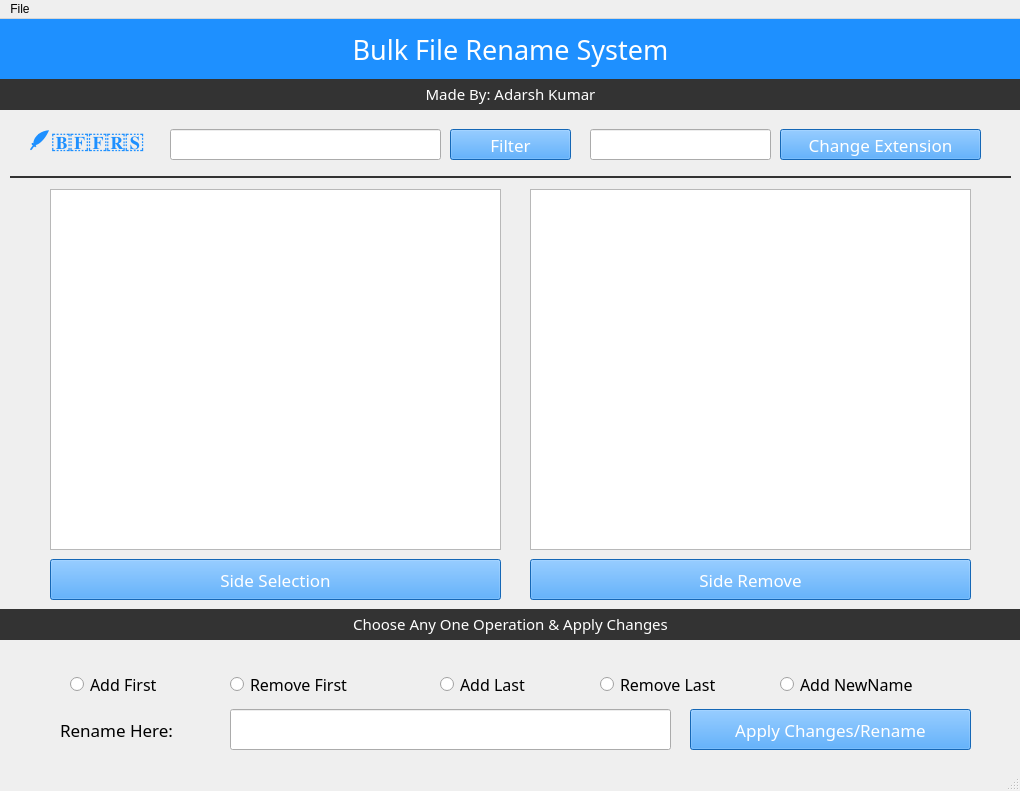
<?xml version="1.0" encoding="UTF-8"?>
<ui version="4.0">
 <class>MainWindow</class>
 <widget class="QMainWindow" name="MainWindow">
  <property name="geometry">
   <rect>
    <x>0</x>
    <y>0</y>
    <width>1020</width>
    <height>791</height>
   </rect>
  </property>
  <property name="minimumSize">
   <size>
    <width>1020</width>
    <height>791</height>
   </size>
  </property>
  <property name="maximumSize">
   <size>
    <width>1020</width>
    <height>791</height>
   </size>
  </property>
  <property name="windowTitle">
   <string>Bulk Rename System</string>
  </property>
  <property name="windowIcon">
   <iconset>
    <normaloff>icon.png</normaloff>icon.png</iconset>
  </property>
  <widget class="QWidget" name="centralwidget">
   <widget class="QLabel" name="appNameLabel">
    <property name="geometry">
     <rect>
      <x>0</x>
      <y>0</y>
      <width>1021</width>
      <height>61</height>
     </rect>
    </property>
    <property name="font">
     <font>
      <family>Berlin Sans FB</family>
      <pointsize>18</pointsize>
     </font>
    </property>
    <property name="styleSheet">
     <string notr="true">background-color: rgb(30, 144, 255);</string>
    </property>
    <property name="text">
     <string>&lt;html&gt;&lt;head/&gt;&lt;body&gt;&lt;p align=&quot;center&quot;&gt;&lt;span style=&quot; font-size:20pt; color:#ffffff;&quot;&gt;Bulk File Rename System&lt;/span&gt;&lt;/p&gt;&lt;/body&gt;&lt;/html&gt;</string>
    </property>
   </widget>
   <widget class="QLabel" name="creditsLabel">
    <property name="geometry">
     <rect>
      <x>0</x>
      <y>60</y>
      <width>1021</width>
      <height>31</height>
     </rect>
    </property>
    <property name="font">
     <font>
      <family>Berlin Sans FB</family>
      <pointsize>11</pointsize>
     </font>
    </property>
    <property name="autoFillBackground">
     <bool>false</bool>
    </property>
    <property name="styleSheet">
     <string notr="true">background-color: rgb(51, 51, 51);</string>
    </property>
    <property name="text">
     <string>&lt;html&gt;&lt;head/&gt;&lt;body&gt;&lt;p align=&quot;center&quot;&gt;&lt;span style=&quot; color:#ffffff;&quot;&gt;Made By: Adarsh Kumar&lt;/span&gt;&lt;/p&gt;&lt;/body&gt;&lt;/html&gt;</string>
    </property>
   </widget>
   <widget class="QLabel" name="iconLabel">
    <property name="geometry">
     <rect>
      <x>20</x>
      <y>100</y>
      <width>131</width>
      <height>51</height>
     </rect>
    </property>
    <property name="font">
     <font>
      <family>Berlin Sans FB</family>
      <pointsize>18</pointsize>
      <weight>75</weight>
      <bold>true</bold>
     </font>
    </property>
    <property name="styleSheet">
     <string notr="true"/>
    </property>
    <property name="text">
     <string>&lt;html&gt;&lt;head/&gt;&lt;body&gt;&lt;p align=&quot;center&quot;&gt;&lt;span style=&quot; color:#1e90ff;&quot;&gt;🪶🇧🇫🇫🇷🇸&lt;/span&gt;&lt;/p&gt;&lt;/body&gt;&lt;/html&gt;</string>
    </property>
   </widget>
   <widget class="QLineEdit" name="searchEntry">
    <property name="geometry">
     <rect>
      <x>170</x>
      <y>110</y>
      <width>271</width>
      <height>31</height>
     </rect>
    </property>
    <property name="font">
     <font>
      <family>Liberation Sans</family>
      <pointsize>12</pointsize>
      <weight>50</weight>
      <bold>false</bold>
     </font>
    </property>
    <property name="text">
     <string/>
    </property>
   </widget>
   <widget class="QPushButton" name="filterButton">
    <property name="geometry">
     <rect>
      <x>450</x>
      <y>110</y>
      <width>121</width>
      <height>31</height>
     </rect>
    </property>
    <property name="font">
     <font>
      <family>Berlin Sans FB</family>
      <pointsize>13</pointsize>
      <weight>50</weight>
      <bold>false</bold>
     </font>
    </property>
    <property name="styleSheet">
     <string notr="true">background-color: rgb(30, 144, 255);
color: rgb(255, 255, 255);</string>
    </property>
    <property name="text">
     <string>Filter</string>
    </property>
   </widget>
   <widget class="QLineEdit" name="extensionEntry">
    <property name="geometry">
     <rect>
      <x>590</x>
      <y>110</y>
      <width>181</width>
      <height>31</height>
     </rect>
    </property>
    <property name="font">
     <font>
      <family>Liberation Sans</family>
      <pointsize>12</pointsize>
      <weight>50</weight>
      <bold>false</bold>
     </font>
    </property>
    <property name="text">
     <string/>
    </property>
   </widget>
   <widget class="QPushButton" name="extensionButton">
    <property name="geometry">
     <rect>
      <x>780</x>
      <y>110</y>
      <width>201</width>
      <height>31</height>
     </rect>
    </property>
    <property name="font">
     <font>
      <family>Berlin Sans FB</family>
      <pointsize>13</pointsize>
      <weight>50</weight>
      <bold>false</bold>
     </font>
    </property>
    <property name="styleSheet">
     <string notr="true">background-color: rgb(30, 144, 255);
color: rgb(255, 255, 255);</string>
    </property>
    <property name="text">
     <string>Change Extension</string>
    </property>
   </widget>
   <widget class="Line" name="hrLine">
    <property name="geometry">
     <rect>
      <x>10</x>
      <y>150</y>
      <width>1001</width>
      <height>16</height>
     </rect>
    </property>
    <property name="styleSheet">
     <string notr="true">color: rgb(51, 51, 51);
</string>
    </property>
    <property name="frameShadow">
     <enum>QFrame::Plain</enum>
    </property>
    <property name="lineWidth">
     <number>2</number>
    </property>
    <property name="orientation">
     <enum>Qt::Horizontal</enum>
    </property>
   </widget>
   <widget class="QListView" name="listview">
    <property name="geometry">
     <rect>
      <x>50</x>
      <y>170</y>
      <width>451</width>
      <height>361</height>
     </rect>
    </property>
    <property name="font">
     <font>
      <family>Liberation Sans</family>
      <pointsize>12</pointsize>
     </font>
    </property>
    <property name="selectionMode">
     <enum>QAbstractItemView::ExtendedSelection</enum>
    </property>
   </widget>
   <widget class="QListView" name="selectView">
    <property name="geometry">
     <rect>
      <x>530</x>
      <y>170</y>
      <width>441</width>
      <height>361</height>
     </rect>
    </property>
    <property name="font">
     <font>
      <family>Liberation Sans</family>
      <pointsize>12</pointsize>
     </font>
    </property>
    <property name="selectionMode">
     <enum>QAbstractItemView::ExtendedSelection</enum>
    </property>
   </widget>
   <widget class="QPushButton" name="selectButton">
    <property name="geometry">
     <rect>
      <x>50</x>
      <y>540</y>
      <width>451</width>
      <height>41</height>
     </rect>
    </property>
    <property name="font">
     <font>
      <family>Berlin Sans FB</family>
      <pointsize>13</pointsize>
      <weight>50</weight>
      <bold>false</bold>
     </font>
    </property>
    <property name="styleSheet">
     <string notr="true">background-color: rgb(30, 144, 255);
color: rgb(255, 255, 255);</string>
    </property>
    <property name="text">
     <string>Side Selection</string>
    </property>
   </widget>
   <widget class="QPushButton" name="removeButton">
    <property name="geometry">
     <rect>
      <x>530</x>
      <y>540</y>
      <width>441</width>
      <height>41</height>
     </rect>
    </property>
    <property name="font">
     <font>
      <family>Berlin Sans FB</family>
      <pointsize>13</pointsize>
      <weight>50</weight>
      <bold>false</bold>
     </font>
    </property>
    <property name="styleSheet">
     <string notr="true">background-color: rgb(30, 144, 255);
color: rgb(255, 255, 255);</string>
    </property>
    <property name="text">
     <string>Side Remove</string>
    </property>
   </widget>
   <widget class="QLabel" name="chooseLabel">
    <property name="geometry">
     <rect>
      <x>0</x>
      <y>590</y>
      <width>1021</width>
      <height>31</height>
     </rect>
    </property>
    <property name="font">
     <font>
      <family>Berlin Sans FB</family>
      <pointsize>11</pointsize>
     </font>
    </property>
    <property name="styleSheet">
     <string notr="true">color: rgb(255, 255, 255);
background-color: rgb(51, 51, 51);</string>
    </property>
    <property name="text">
     <string>&lt;html&gt;&lt;head/&gt;&lt;body&gt;&lt;p align=&quot;center&quot;&gt;Choose Any One Operation &amp;amp; Apply Changes&lt;/p&gt;&lt;/body&gt;&lt;/html&gt;</string>
    </property>
   </widget>
   <widget class="QRadioButton" name="addfirstRadio">
    <property name="geometry">
     <rect>
      <x>70</x>
      <y>650</y>
      <width>121</width>
      <height>31</height>
     </rect>
    </property>
    <property name="font">
     <font>
      <family>Lucida Sans</family>
      <pointsize>12</pointsize>
      <weight>50</weight>
      <bold>false</bold>
     </font>
    </property>
    <property name="text">
     <string>Add First</string>
    </property>
   </widget>
   <widget class="QRadioButton" name="removefirstRadio">
    <property name="geometry">
     <rect>
      <x>230</x>
      <y>650</y>
      <width>171</width>
      <height>31</height>
     </rect>
    </property>
    <property name="font">
     <font>
      <family>Lucida Sans</family>
      <pointsize>12</pointsize>
      <weight>50</weight>
      <bold>false</bold>
     </font>
    </property>
    <property name="text">
     <string>Remove First</string>
    </property>
   </widget>
   <widget class="QRadioButton" name="addlastRadio">
    <property name="geometry">
     <rect>
      <x>440</x>
      <y>650</y>
      <width>121</width>
      <height>31</height>
     </rect>
    </property>
    <property name="font">
     <font>
      <family>Lucida Sans</family>
      <pointsize>12</pointsize>
      <weight>50</weight>
      <bold>false</bold>
     </font>
    </property>
    <property name="text">
     <string>Add Last</string>
    </property>
   </widget>
   <widget class="QRadioButton" name="removelastRadio">
    <property name="geometry">
     <rect>
      <x>600</x>
      <y>650</y>
      <width>161</width>
      <height>31</height>
     </rect>
    </property>
    <property name="font">
     <font>
      <family>Lucida Sans</family>
      <pointsize>12</pointsize>
      <weight>50</weight>
      <bold>false</bold>
     </font>
    </property>
    <property name="text">
     <string>Remove Last</string>
    </property>
   </widget>
   <widget class="QRadioButton" name="newnameRadio">
    <property name="geometry">
     <rect>
      <x>780</x>
      <y>650</y>
      <width>171</width>
      <height>31</height>
     </rect>
    </property>
    <property name="font">
     <font>
      <family>Lucida Sans</family>
      <pointsize>12</pointsize>
      <weight>50</weight>
      <bold>false</bold>
     </font>
    </property>
    <property name="text">
     <string>Add NewName</string>
    </property>
   </widget>
   <widget class="QPushButton" name="applyButton">
    <property name="geometry">
     <rect>
      <x>690</x>
      <y>690</y>
      <width>281</width>
      <height>41</height>
     </rect>
    </property>
    <property name="font">
     <font>
      <family>Berlin Sans FB</family>
      <pointsize>13</pointsize>
      <weight>50</weight>
      <bold>false</bold>
     </font>
    </property>
    <property name="styleSheet">
     <string notr="true">background-color: rgb(30, 144, 255);
color: rgb(255, 255, 255);</string>
    </property>
    <property name="text">
     <string>Apply Changes/Rename</string>
    </property>
   </widget>
   <widget class="QLineEdit" name="renameEntry">
    <property name="geometry">
     <rect>
      <x>230</x>
      <y>690</y>
      <width>441</width>
      <height>41</height>
     </rect>
    </property>
    <property name="font">
     <font>
      <family>Liberation Sans</family>
      <pointsize>14</pointsize>
      <weight>50</weight>
      <bold>false</bold>
     </font>
    </property>
    <property name="text">
     <string/>
    </property>
   </widget>
   <widget class="QLabel" name="renameMsgLabel">
    <property name="geometry">
     <rect>
      <x>60</x>
      <y>690</y>
      <width>161</width>
      <height>41</height>
     </rect>
    </property>
    <property name="font">
     <font>
      <family>Lucida Sans</family>
      <pointsize>13</pointsize>
      <weight>50</weight>
      <bold>false</bold>
     </font>
    </property>
    <property name="text">
     <string>Rename Here:</string>
    </property>
   </widget>
  </widget>
  <widget class="QMenuBar" name="menubar">
   <property name="geometry">
    <rect>
     <x>0</x>
     <y>0</y>
     <width>1020</width>
     <height>26</height>
    </rect>
   </property>
   <widget class="QMenu" name="menuFile">
    <property name="title">
     <string>File</string>
    </property>
    <addaction name="actionOpen"/>
   </widget>
   <addaction name="menuFile"/>
  </widget>
  <widget class="QStatusBar" name="statusbar"/>
  <action name="actionOpen">
   <property name="text">
    <string>Open Directory</string>
   </property>
  </action>
 </widget>
 <resources/>
 <connections/>
</ui>
